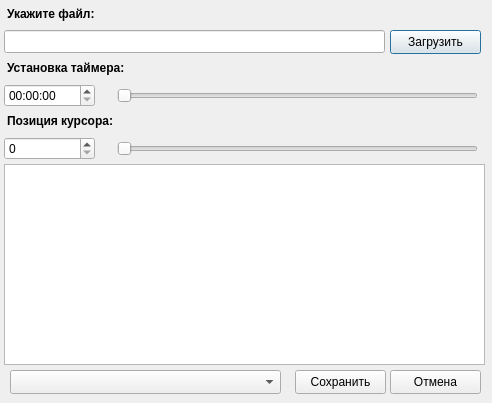
<?xml version="1.0" encoding="UTF-8"?>
<ui version="4.0">
 <class>Dialog</class>
 <widget class="QDialog" name="Dialog">
  <property name="geometry">
   <rect>
    <x>0</x>
    <y>0</y>
    <width>492</width>
    <height>403</height>
   </rect>
  </property>
  <property name="windowTitle">
   <string>Dialog</string>
  </property>
  <widget class="QTextBrowser" name="textOutwardShow">
   <property name="geometry">
    <rect>
     <x>4</x>
     <y>164</y>
     <width>481</width>
     <height>201</height>
    </rect>
   </property>
   <property name="html">
    <string>&lt;!DOCTYPE HTML PUBLIC &quot;-//W3C//DTD HTML 4.0//EN&quot; &quot;http://www.w3.org/TR/REC-html40/strict.dtd&quot;&gt;
&lt;html&gt;&lt;head&gt;&lt;meta name=&quot;qrichtext&quot; content=&quot;1&quot; /&gt;&lt;style type=&quot;text/css&quot;&gt;
p, li { white-space: pre-wrap; }
&lt;/style&gt;&lt;/head&gt;&lt;body style=&quot; font-family:'Ubuntu'; font-size:9pt; font-weight:400; font-style:normal;&quot;&gt;
&lt;p style=&quot;-qt-paragraph-type:empty; margin-top:0px; margin-bottom:0px; margin-left:0px; margin-right:0px; -qt-block-indent:0; text-indent:0px;&quot;&gt;&lt;br /&gt;&lt;/p&gt;&lt;/body&gt;&lt;/html&gt;</string>
   </property>
  </widget>
  <widget class="QLabel" name="labelpathfile">
   <property name="geometry">
    <rect>
     <x>7</x>
     <y>4</y>
     <width>471</width>
     <height>20</height>
    </rect>
   </property>
   <property name="text">
    <string>&lt;b&gt;Укажите файл:&lt;/b&gt;</string>
   </property>
  </widget>
  <widget class="QLineEdit" name="lineEditPath">
   <property name="geometry">
    <rect>
     <x>4</x>
     <y>30</y>
     <width>381</width>
     <height>23</height>
    </rect>
   </property>
  </widget>
  <widget class="QPushButton" name="pushOutwordFile">
   <property name="geometry">
    <rect>
     <x>390</x>
     <y>30</y>
     <width>91</width>
     <height>24</height>
    </rect>
   </property>
   <property name="text">
    <string>Загрузить</string>
   </property>
  </widget>
  <widget class="QLabel" name="labelTimer">
   <property name="geometry">
    <rect>
     <x>7</x>
     <y>58</y>
     <width>471</width>
     <height>20</height>
    </rect>
   </property>
   <property name="text">
    <string>&lt;b&gt;Установка таймера:&lt;/b&gt;</string>
   </property>
  </widget>
  <widget class="QTimeEdit" name="boxEditTimer">
   <property name="geometry">
    <rect>
     <x>4</x>
     <y>84</y>
     <width>91</width>
     <height>23</height>
    </rect>
   </property>
  </widget>
  <widget class="QSlider" name="sliderTimer">
   <property name="geometry">
    <rect>
     <x>117</x>
     <y>84</y>
     <width>361</width>
     <height>23</height>
    </rect>
   </property>
   <property name="orientation">
    <enum>Qt::Horizontal</enum>
   </property>
  </widget>
  <widget class="QLabel" name="labelpositioncursor">
   <property name="geometry">
    <rect>
     <x>7</x>
     <y>111</y>
     <width>471</width>
     <height>20</height>
    </rect>
   </property>
   <property name="text">
    <string>&lt;b&gt;Позиция курсора:&lt;/b&gt;</string>
   </property>
  </widget>
  <widget class="QSlider" name="sliderPositionInText">
   <property name="geometry">
    <rect>
     <x>117</x>
     <y>137</y>
     <width>361</width>
     <height>23</height>
    </rect>
   </property>
   <property name="orientation">
    <enum>Qt::Horizontal</enum>
   </property>
  </widget>
  <widget class="QSpinBox" name="boxPositionInText">
   <property name="geometry">
    <rect>
     <x>4</x>
     <y>137</y>
     <width>91</width>
     <height>23</height>
    </rect>
   </property>
  </widget>
  <widget class="QPushButton" name="pushSave">
   <property name="geometry">
    <rect>
     <x>295</x>
     <y>370</y>
     <width>91</width>
     <height>24</height>
    </rect>
   </property>
   <property name="text">
    <string>Сохранить</string>
   </property>
  </widget>
  <widget class="QPushButton" name="pushClose">
   <property name="geometry">
    <rect>
     <x>390</x>
     <y>370</y>
     <width>91</width>
     <height>24</height>
    </rect>
   </property>
   <property name="text">
    <string>Отмена</string>
   </property>
  </widget>
  <widget class="QComboBox" name="comboBoxCodec">
   <property name="geometry">
    <rect>
     <x>10</x>
     <y>370</y>
     <width>271</width>
     <height>24</height>
    </rect>
   </property>
  </widget>
 </widget>
 <resources/>
 <connections>
  <connection>
   <sender>pushClose</sender>
   <signal>clicked()</signal>
   <receiver>Dialog</receiver>
   <slot>close()</slot>
   <hints>
    <hint type="sourcelabel">
     <x>435</x>
     <y>381</y>
    </hint>
    <hint type="destinationlabel">
     <x>245</x>
     <y>201</y>
    </hint>
   </hints>
  </connection>
  <connection>
   <sender>pushSave</sender>
   <signal>clicked()</signal>
   <receiver>Dialog</receiver>
   <slot>close()</slot>
   <hints>
    <hint type="sourcelabel">
     <x>340</x>
     <y>381</y>
    </hint>
    <hint type="destinationlabel">
     <x>245</x>
     <y>201</y>
    </hint>
   </hints>
  </connection>
 </connections>
</ui>
